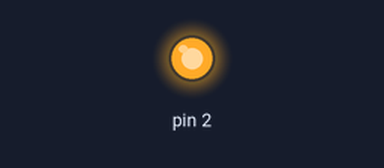
Bench run of a sketch on a simulated Arduino Uno, built with avr-gcc and run on an emulated ATmega328P. Parts: output pins drawn as LEDs (lit = HIGH).

Above: at 0.8 s.
At 10.5 s:
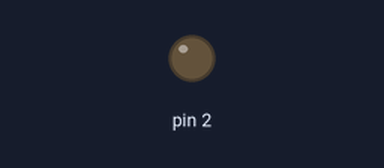
Timing chart, 0 to 18.7 s (numbered marks = the images above):
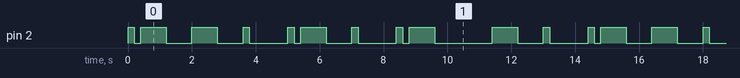

Measured:
- by itself, pin 2: moves between LOW and HIGH, repeating every 14.4 s
- by itself, everything shown: repeats every 14.4 s, in 22 steps

The sketch:

morse_pranav.ino
```cpp
#define led 2
void setup() {
pinMode(2, OUTPUT);
}

void loop() {
  digitalWrite(2, HIGH);
  delay(200);
  digitalWrite(2, LOW);
  delay(200);
   digitalWrite(2, HIGH);
  delay(800);
  digitalWrite(2, LOW);
  delay(800);
    digitalWrite(2, HIGH);
  delay(800);
  digitalWrite(2, LOW);
  delay(800);
   digitalWrite(2, HIGH);
  delay(200);
  digitalWrite(2, LOW);
  delay(200);

  digitalWrite(2, LOW);
  delay(1000);

   digitalWrite(2, HIGH);
  delay(200);
  digitalWrite(2, LOW);
  delay(200);
   digitalWrite(2, HIGH);
  delay(800);
  digitalWrite(2, LOW);
  delay(800);
   digitalWrite(2, HIGH);
  delay(200);
  digitalWrite(2, LOW);
  delay(200);


  digitalWrite(2, LOW);
  delay(1000);

   digitalWrite(2, HIGH);
  delay(200);
  digitalWrite(2, LOW);
  delay(200);
   digitalWrite(2, HIGH);
  delay(800);
  digitalWrite(2, LOW);
  delay(800);


  digitalWrite(2, LOW);
  delay(1000);

   digitalWrite(2, HIGH);
  delay(800);
  digitalWrite(2, LOW);
  delay(800);
   digitalWrite(2, HIGH);
  delay(200);
  digitalWrite(2, LOW);
  delay(200);


  digitalWrite(2, LOW);
  delay(1000);

}
```
